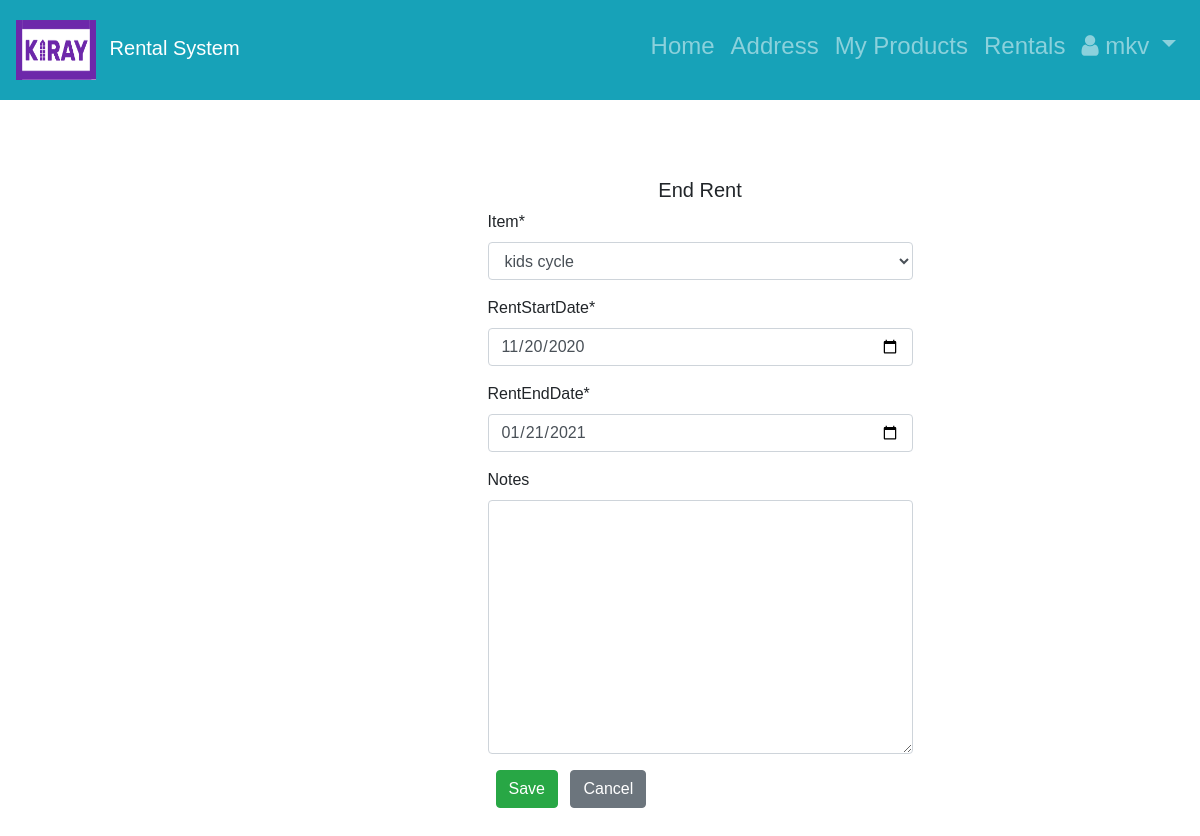
Screenshot of /1/endRent (signed in) with the database file from the repository.
### RentalApp/models.py (models this page shows, shortened)
class Customer(AbstractUser):
    CURRENCIES = (
                     ('USD', _('United States Dollar')),
                     ('AED', _('United Arab Emirates Dirham')),
                     ('AFN', _('Afghan Afghani')),
                     ('ALL', _('Albanian Lek')),
                     ('AMD', _('Armenian Dram')),
                     ('ANG', _('Netherlands Antillean Guilder')),
                     ('AOA', _('Angolan Kwanza')),
                     ('ARS', _('Argentine Peso')),
                     ('AUD', _('Australian Dollar')),
                     ('AWG', _('Aruban Florin')),
                     ('AZN', _('Azerbaijani Manat')),
                     ('BAM', _('Bosnia-Herzegovina Convertible Mark')),
                     ('BBD', _('Barbadian Dollar')),
                     ('BDT', _('Bangladeshi Taka')),
                     ('BGN', _('Bulgarian Lev')),
                     ('BHD', _('Bahraini Dinar')),
                     ('BIF', _('Burundian Franc')),
                     ('BMD', _('Bermudan Dollar')),
                     ('BND', _('Brunei Dollar')),
                     ('BOB', _('Bolivian Boliviano')),
                     ('BRL', _('Brazilian Real')),
                     ('BSD', _('Bahamian Dollar')),
                     ('BTN', _('Bhutanese Ngultrum')),
                     ('BWP', _('Botswanan Pula')),
                     ('BZD', _('Belize Dollar')),
                     ('CAD', _('Canadian Dollar')),
                     ('CDF', _('Congolese Franc')),
                     ('CHF', _('Swiss Franc')),
                     ('CLF', _('Chilean Unit of Account UF')),
                     ('CLP', _('Chilean Peso')),
                     ('CNH', _('Chinese Yuan Offshore')),
                     ('CNY', _('Chinese Yuan')),
                     ('COP', _('Colombian Peso')),
                     ('CUP', _('Cuban Peso')),
                     ('CVE', _('Cape Verdean Escudo')),
                     ('CZK', _('Czech Republic Koruna')),
                     ('DJF', _('Djiboutian Franc')),
                     ('DKK', _('Danish Krone')),
                     ('DOP', _('Dominican Peso')),
                     ('DZD', _('Algerian Dinar')),
                     ('EGP', _('Egyptian Pound')),
                     ('ERN', _('Eritrean Nakfa')),
                     ('ETB', _('Ethiopian Birr')),
                     ('EUR', _('Euro')),
                     ('FJD', _('Fijian Dollar')),
                     ('FKP', _('Falkland Islands Pound')),
                     ('GBP', _('British Pound Sterling')),
                     ('GEL', _('Georgian Lari')),
                     ('GHS', _('Ghanaian Cedi')),
                     ('GIP', _('Gibraltar Pound')),
                     ('GMD', _('Gambian Dalasi')),
                     ('GNF', _('Guinean Franc')),
                     ('GTQ', _('Guatemalan Quetzal')),
                     ('GYD', _('Guyanaese Dollar')),
                     ('HKD', _('Hong Kong Dollar')),
                     ('HNL', _('Honduran Lempira')),
                     ('HRK', _('Croatian Kuna')),
                     ('HTG', _('Haitian Gourde')),
                     ('HUF', _('Hungarian Forint')),
                     ('IDR', _('Indonesian Rupiah')),
                     ('ILS', _('Israeli New Sheqel')),
                     ('INR', _('Indian Rupee')),
                     ('IQD', _('Iraqi Dinar')),
                     ('IRR', _('Iranian Rial')),
                     ('ISK', _('Icelandic Krona')),
                     ('JMD', _('Jamaican Dollar')),
                     ('JOD', _('Jordanian Dinar')),
                     ('JPY', _('Japanese Yen')),
                     ('KES', _('Kenyan Shilling')),
                     ('KGS', _('Kyrgystani Som')),
                     ('KHR', _('Cambodian Riel')),
                     ('KMF', _('Comorian Franc')),
                     ('KPW', _('North Korean Won')),
                     ('KRW', _('South Korean Won')),
                     ('KWD', _('Kuwaiti Dinar')),
                     ('KYD', _('Cayman Islands Dollar')),
                     ('KZT', _('Kazakhstani Tenge')),
                     ('LAK', _('Laotian Kip')),
                     ('LBP', _('Lebanese Pound')),
                     ('LKR', _('Sri Lankan Rupee')),
                     ('LRD', _('Liberian Dollar')),
                     ('LSL', _('Lesotho Loti')),
                     ('LYD', _('Libyan Dinar')),
                     ('MAD', _('Moroccan Dirham')),
                     ('MDL', _('Moldovan Leu')),
                     ('MGA', _('Malagasy Ariary')),
                     ('MKD', _('Macedonian Denar')),
                     ('MMK', _('Myanma Kyat')),
                     ('MNT', _('Mongolian Tugrik')),
                     ('MOP', _('Macanese Pataca')),
                     ('MRU', _('Mauritanian Ouguiya')),
                     ('MUR', _('Mauritian Rupee')),
                     ('MVR', _('Maldivian Rufiyaa')),
                     ('MWK', _('Malawian Kwacha')),
                     ('MXN', _('Mexican Peso')),
                     ('MYR', _('Malaysian Ringgit')),
                     ('MZN', _('Mozambican Metical')),
                     ('NAD', _('Namibian Dollar')),
                     ('NGN', _('Nigerian Naira')),
                     ('NOK', _('Norwegian Krone')),
                     ('NPR', _('Nepalese Rupee')),
                     ('NZD', _('New Zealand Dollar')),
                     ('OMR', _('Omani Rial')),
                     ('PAB', _('Panamanian Balboa')),
                     ('PEN', _('Peruvian Nuevo Sol')),
                     ('PGK', _('Papua New Guinean Kina')),
                     ('PHP', _('Philippine Peso')),
                     ('PKR', _('Pakistani Rupee')),
                     ('PLN', _('Polish Zloty')),
                     ('PYG', _('Paraguayan Guarani')),
                     ('QAR', _('Qatari Rial')),
                     ('RON', _('Romanian Leu')),
                     ('RSD', _('Serbian Dinar')),
                     ('RUB', _('Russian Ruble')),
                     ('RWF', _('Rwandan Franc')),
                     ('SAR', _('Saudi Riyal')),
                     ('SBD', _('Solomon Islands Dollar')),
                     ('SCR', _('Seychellois Rupee')),
                     ('SDG', _('Sudanese Pound')),
                     ('SEK', _('Swedish Krona')),
                     ('SGD', _('Singapore Dollar')),
                     ('SHP', _('Saint Helena Pound')),
                     ('SLL', _('Sierra Leonean Leone')),
                     ('SOS', _('Somali Shilling')),
                     ('SRD', _('Surinamese Dollar')),
                     ('SYP', _('Syrian Pound')),
                     ('SZL', _('Swazi Lilangeni')),
                     ('THB', _('Thai Baht')),
                     ('TJS', _('Tajikistani Somoni')),
                     ('TMT', _('Turkmenistani Manat')),
                     ('TND', _('Tunisian Dinar')),
                     ('TOP', _('Tongan Paanga')),
                     ('TRY', _('Turkish Lira')),
                     ('TTD', _('Trinidad and Tobago Dollar')),
                     ('TWD', _('New Taiwan Dollar')),
                     ('TZS', _('Tanzanian Shilling')),
                     ('UAH', _('Ukrainian Hryvnia')),
                     ('UGX', _('Ugandan Shilling')),
                     ('UYU', _('Uruguayan Peso')),
                     ('UZS', _('Uzbekistan Som')),
                     ('VND', _('Vietnamese Dong')),
                     ('VUV', _('Vanuatu Vatu')),
                     ('WST', _('Samoan Tala')),
                     ('XAF', _('CFA Franc BEAC')),
                     ('XCD', _('East Caribbean Dollar')),
                     ('XDR', _('Special Drawing Rights')),
                     ('XOF', _('CFA Franc BCEAO')),
                     ('XPF', _('CFP Franc')),
                     ('YER', _('Yemeni Rial')),
                     ('ZAR', _('South African Rand')),
                     ('ZMW', _('Zambian Kwacha')),
        )
    phone_regex = RegexValidator(regex=r'^\+?1?\d{9,15}$',
                                 message="Phone number must be entered in the format: '+999999999'. Up to 15 digits \
                                 allowed.")
    phone_number = models.CharField(validators=[phone_regex], max_length=30, blank=True)
    view_currency = models.CharField(default='USD', max_length=3, choices=CURRENCIES, verbose_name='View currency as')

class RentItems(models.Model):
    rentId = models.AutoField(auto_created=True, primary_key=True)
    item = models.ForeignKey(Item, on_delete=models.CASCADE)
    rentStartDate = models.DateField()
    rentEndDate = models.DateField(null=True)
    renterName = models.CharField(max_length=1024)
    phone_regex = RegexValidator(regex=r'^\+?1?\d{9,15}$',
                                 message="Phone number must be entered in the format: '+999999999'. Up to 15 digits allowed.")
    renterPhoneNumber = models.CharField(validators=[phone_regex], max_length=30, blank=True)
    totalCost = models.FloatField(null=True)
    notes = models.TextField(null=True, blank=True)
    transactionID = models.IntegerField(null=True, blank=True)

### RentalApp/views.py (the view, shortened to what this page needs)
# urls.py: path('<int:pk>/endRent',updateRentItemView.as_view(),name='end_rent'),
class updateRentItemView(LoginRequiredMixin, UpdateView):
    model = RentItems
    form_class = EndRentProductForm
    template_name = 'rentEnd.html'
    login_url = '/users/login/'

### RentalApp/forms.py
class EndRentProductForm(ModelForm):
    class Meta:
        model = RentItems
        fields = ('item', 'rentStartDate', 'rentEndDate', 'notes')
        widgets = {
            'rentStartDate': DateInput(),
            'rentEndDate': DateInput(),
        }

### RentalApp/models.py (called while the page is built)
    def __str__(self):
        return "%s" % self.itemName

### templates/rentEnd.html (shortened to what this page needs)
{% extends 'base.html' %}
{% load crispy_forms_tags %}
{% block content %}
    <div id="login">
    <h5 class="text-center pt-5">End Rent</h5>
    <div id="login-row" class="row justify-content-center align-items-center">
        <div id="login-column" class="col-md-6">
            <div id="login-box" class="col-md-12">
                <form action="" method="post">{% csrf_token %}
                    {{ form|crispy }}
                    <button class="btn btn-success ml-2" id="endbtn" type="submit" onclick="show()">Save</button>
                    <a href="{% url 'RentalApp:rental_history' %}" class="btn btn-secondary ml-2">
                    Cancel</a>
                </form>
            </div>
        </div>
    </div>
   </div>
{% endblock content %}

### templates/base.html (shortened to what this page needs)
<!doctype html>
<html lang="en">
  <head>
       {% load static %}
      <link href="http://maxcdn.bootstrapcdn.com/font-awesome/4.1.0/css/font-awesome.min.css" rel="stylesheet">
    <link rel="stylesheet" href="https://stackpath.bootstrapcdn.com/bootstrap/4.1.3/css/bootstrap.min.css">
    <link href="../static/css/base.css" rel="stylesheet">
    <link rel="stylesheet" type="text/css" href="{% static 'css/base.css' %}">
  </head>
  <body>
    <nav class="navbar navbar-expand-md navbar-dark bg-info md-4">
        <a href="{% url 'RentalApp:item_list' %}" class="navbar-brand">
            <img src="{% static 'images/logo.png' %}" height="60" width="80" alt="Rental System" class="d-inline-block align-middle mr-2">
            Rental System
        </a>
           <div class="collapse navbar-collapse bg-info" id="navbarNav">
              {% if user.is_authenticated %}
            <ul class="nav navbar-nav ml-auto w-100 justify-content-end">
              <li class="nav-item active" style="text-align: right">
                <h4><a class="nav-link" href="{% url 'RentalApp:item_list' %}">Home  <span class="sr-only">(current)</span></a></h4>
              </li>
              <li class="nav-item" style="text-align: right">
                <h4><a class="nav-link" href="{% if request.session.addressId is None%} {%url 'RentalApp:add_address'%} {%else%} {%url 'RentalApp:address' request.session.addressId%} {%endif%}"> Address  </a></h4>
              </li>
              <li class="nav-item active" style="text-align: right">
                <h4><a class="nav-link" href="{% url 'RentalApp:my_products' %}">My Products <span class="sr-only">(current)</span></a></h4>
              </li>
                <li class="nav-item active" style="text-align: right">
                <h4><a class="nav-link" href="{% url 'RentalApp:rental_history' %}">Rentals <span class="sr-only">(current)</span></a></h4>
              </li>
              <li class="nav-item active" style="text-align: right">
                  <h4><a class="nav-link dropdown-toggle" href="#" id="userMenu"\
                  data-toggle="dropdown" aria-haspopup="true" aria-expanded\
                                 ="false"><i class="fa fa-user icon"></i>
                    {{ user.username }}
                  </a>
                  </li>
              </ul>
            </div>
        {% endif %}
    </nav>
    <div class="content">
      {% block content %}
      {% endblock content %}
    </div>
  </body>
</html>

### static/css/base.css (style rules this page uses)
* { box-sizing: border-box; }
body { padding: 20px; font-family: Arial; }
.navbar { height: 100px; }
div.content { margin-left: 200px; padding: 30px 30px; }
body { margin: 0; padding: 0; height: 100vh; }

### rows the page displays
Customer: username "mkv"
RentItems: item "kids cycle", rentStartDate "11/20/2020", rentEndDate "01/21/2021"
